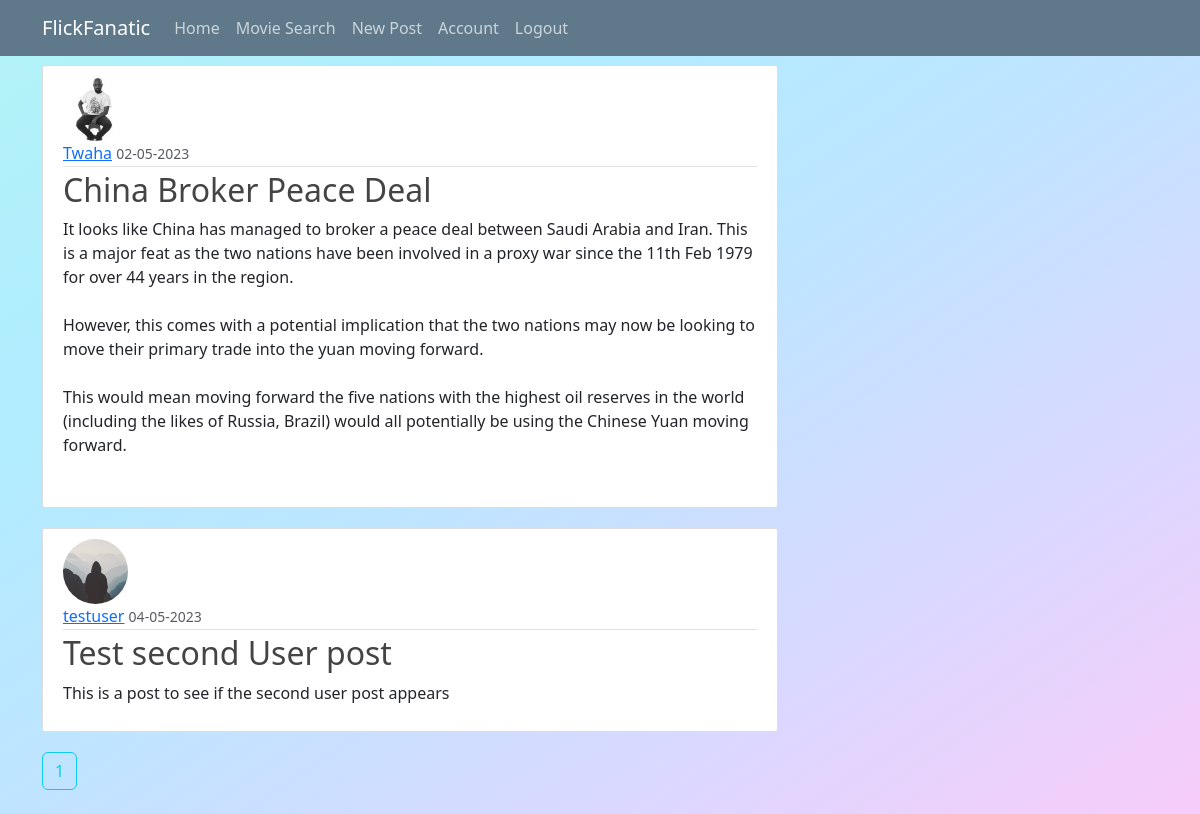
/home (signed in), run on the app's committed database.
### flickfanatic/models.py (models this page shows, shortened)
class Post(db.Model):
    id = db.Column(db.Integer, primary_key=True)
    title = db.Column(db.String(100), nullable=False)
    date_posted = db.Column(db.DateTime, nullable=False, default=datetime.utcnow)
    content = db.Column(db.Text, nullable=False)
    user_id = db.Column(db.Integer, db.ForeignKey('user.id'), nullable=False)

class User(db.Model, UserMixin):
    id = db.Column(db.Integer, primary_key=True)
    username = db.Column(db.String(20), unique=True, nullable=False)
    email = db.Column(db.String(120), unique=True, nullable=False)
    image_file = db.Column(db.String(20), nullable=False, default='default.jpg')
    password = db.Column(db.String(60), nullable=False)
    posts = db.relationship('Post', backref='author', lazy=True)

### flickfanatic/routes.py (the view)
@app.route("/")
@app.route("/home")
def home():
    page = request.args.get('page', 1, type=int)
    posts = Post.query.paginate(page=page, per_page=5)
    return render_template('home.html', posts=posts)

### flickfanatic/models.py (called while the page is built)
@login_manager.user_loader
def load_user(user_id):
    return User.query.get(int(user_id))

### flickfanatic/templates/home.html (shortened to what this page needs)
{% extends "base.html" %}
{% block content %}
    {% for post in posts.items %}
        <article class="media content-section">
            <img class="rounded-circle article-img" src="{{ url_for('static', filename='profile_pics/' + post.author.image_file) }}">
            <div class="media-body">
                <div class="article-metadata">
                    <a class="mr-2" href="#">{{ post.author.username }}</a>
                    <small class="text-muted">{{ post.date_posted.strftime('%d-%m-%Y') }}</small>
                </div>
                <h2><a class="article-title" href="{{ url_for('post', post_id=post.id) }}">{{ post.title }}</a></h2>
                <p class="article-content">{{ post.content }}</p>
            </div>
        </article>
    {% endfor %}
    {% for page_num in posts.iter_pages(left_edge=1, right_edge=1, left_current=1, right_current=2) %}
        {% if page_num %}
            {% if posts.page == page_num %}
                <a class="btn btn-outline-info mb-4" href="{{ url_for('home', page=page_num) }}">{{ page_num }}</a>
            {% else %}
                <a class="btn btn-outline-secondary mb-4" href="{{ url_for('home', page=page_num) }}">{{ page_num }}</a>
            {% endif %}
        {% else %}
            ...
        {% endif %}
    {% endfor %}
{% endblock %}

### flickfanatic/static/styles/style.css (style rules this page uses)
html { height: 100%; }
body { background-image: linear-gradient(to left top, #f7ccf9, #dad8ff, #bfe4ff, #afedff, #b2f3f6); margin-top: 5rem; padding-top: 65px; height: 100%; margin: 0; background-repeat: no-repeat; background-attachment: fixed; }
h1,h2,h3,h4,h5,h6 { color: #444444; }
.content-section { background: #ffffff; padding: 10px 20px; border: 1px solid #dddddd; border-radius: 3px; margin-bottom: 20px; }
.article-title { color: #444444; text-decoration: none; }
.article-content { white-space: pre-line; }
.article-img { height: 65px; width: 65px; margin-right: 16px; }
.article-metadata { padding-bottom: 1px; margin-bottom: 4px; border-bottom: 1px solid #e3e3e3; }

### data on the page
Post: image_file (picture), author.username "Twaha", date_posted "02-05-2023", title "China Broker Peace Deal", content "It looks like China has managed to broker a peace deal between Saudi Arabia and Iran. This is a major feat as the two nations have been involved in a proxy war since the 11th Feb 1979 for over 44 years in the region. However, this comes with a potential implication that the two nations may now be looking to move their primary trade into the yuan moving forward. This would mean moving forward the five nations with the highest oil reserves in the world (including the likes of Russia, Brazil) would all potentially be using the Chinese Yuan moving forward."
Post: image_file (placeholder picture), author.username "testuser", date_posted "04-05-2023", title "Test second User post", content "This is a post to see if the second user post appears"

### other printed values
{{ page_num }} "1"
